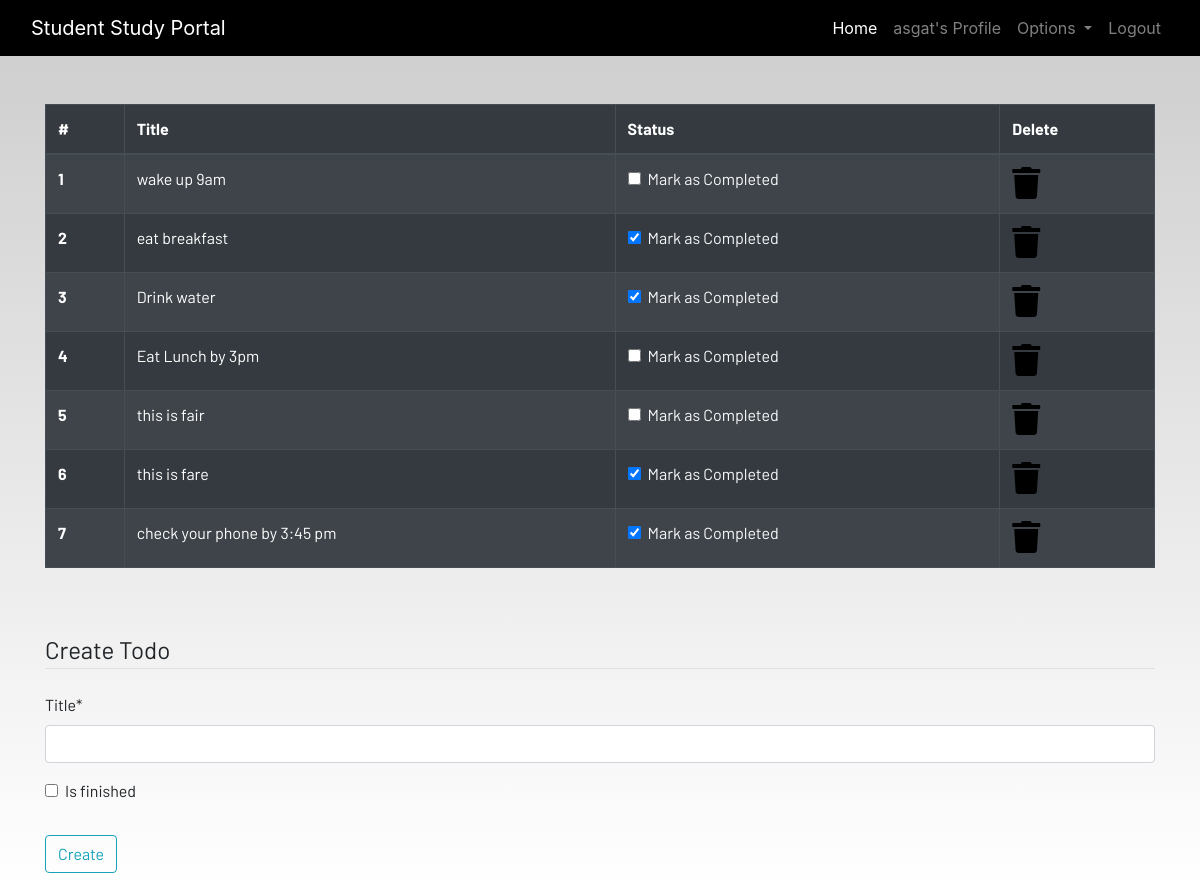
The app's page /todo (signed in), older data.
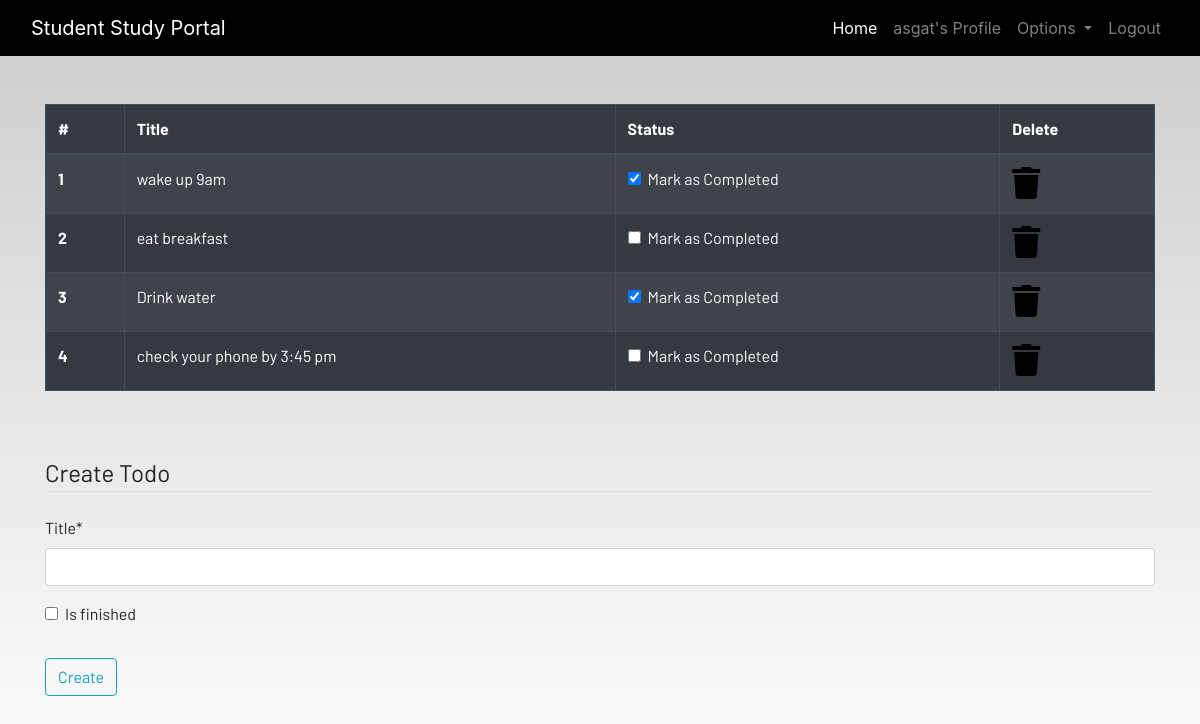
The same page, newer data.
### dashboard/models.py (models this page shows, shortened)
class Todo(models.Model):
    user = models.ForeignKey(User, on_delete=models.CASCADE)
    title=models.CharField(max_length=150)
    is_finished=models.BooleanField(default=False)

### dashboard/views.py (the view)
# urls.py: path('todo', views.todo, name="todo"),
@login_required
def todo(request):
    if request.method == "POST":
        form = TodoForm(request.POST)
        if form.is_valid():
            try:
                finished = request.POST["is_finished"]
                if finished == 'on':
                    finished = True
                else:
                    finished = False
            except:
                finished = False
            todos = Todo(
                user = request.user,
                title = request.POST['title'],
                is_finished = finished,
            )
            todos.save()
            messages.success(request, f"Todo Added by {request.user.username}!!")
    else:
        form = TodoForm()
    todo = Todo.objects.filter(user=request.user)
    if len(todo) == 0:
        todos_done = True
    else:
        todos_done = False
    context = {
        'form': form,
        'todos': todo,
        'todos_done': todos_done
    }
    return render(request, "dashboard/todo.html", context)

### dashboard/forms.py
class TodoForm(forms.ModelForm):
    class Meta:
        model = Todo
        fields = ['title', 'is_finished']

### dashboard/templates/dashboard/todo.html (shortened to what this page needs)
{% extends 'dashboard/base.html' %}
{% load static %}
{% load crispy_forms_tags %}
{% block content %}
<div class="container">
    {% if not todos_done %}
    <table class="table table-striped table-bordered table-hover table-dark">
        <thead>
            <tr>
                <th scope="col">#</th>
                <th scope="col">Title</th>
                <th scope="col">Status</th>
                <th scope="col">Delete</th>
            </tr>
        </thead>
        <tbody>
            {% for todo in todos  %}
            <tr>
                <th scope="row">{{forloop.counter}}</th>
                <td>{{todo.title}}</td>
                <td>
                    <a href="{% url 'dashboard:updatetodo' todo.id %}">
                        <div class="form-check">
                          {% if todo.is_finished == True %}
                            <input class="form-check-input" type="checkbox" value="" checked>
                            {% else %}
                            <input class="form-check-input" type="checkbox" value="">
                            {% endif %}
                            <label class="form-check-label text-light" for="flexCheckDefault">
                                Mark as Completed
                            </label>
                        </div>
                    </a>
                </td>
                <td><a href="{% url 'dashboard:deltodo' todo.id %}"><i class="fa fa-trash fa-2x"></i></a></td>
            </tr>
            {% endfor %}
        </tbody>
    </table>
    {% else %}
    <h4>All tasks have been done!! create to add more</h4>
    {% endif %}
</div><br><br>
<div class="container">
    <form method="POST">
        <fieldset class="form-group">
            <legend class="border-bottom mb-4">Create Todo</legend>
            {{form|crispy}}
        </fieldset>
        <div class="form-group">
            <button href="" class="btn btn-outline-info" type="submit">
                Create
            </button>
        </div>
    </form>
</div>
{% endblock content %}

### dashboard/templates/dashboard/base.html (shortened to what this page needs)
<!DOCTYPE html>
{% load static %}
<html lang="en">
<head>
  <link rel="stylesheet" href="https://stackpath.bootstrapcdn.com/bootstrap/4.3.1/css/bootstrap.min.css"
 />
  <link rel="stylesheet" href="https://use.fontawesome.com/releases/v5.7.2/css/all.css"
 />
  <link rel="stylesheet" href="{% static 'dashboard/css/main.css' %}" />
</head>
<body>
  <header>
    <nav class="navbar navbar-expand-lg navbar-dark bg-dark">
      <div class="container-fluid">
        <a class="navbar-brand" href="{% url 'dashboard:home' %}">Student Study Portal</a>
        <div class="collapse navbar-collapse justify-content-end" id="navbarSupportedContent">
          <ul class="navbar-nav mb-2 mb-lg-0">
            <li class="nav-item">
              <a class="nav-link active" aria-current="page" href="{% url 'dashboard:home' %}">Home</a>
            </li>
            {% if user.is_authenticated %}
            <li class="nav-item">
              <a class="nav-link" href="{% url 'profile' %}">{{user.username}}'s Profile</a>
            </li>
            <li class="nav-item dropdown">
              <a class="nav-link dropdown-toggle" href="#" id="navbarDropdown" role="button" data-toggle="dropdown"
                aria-haspopup="true" aria-expanded="false">
                Options
              </a>
            </li>
            <li class="nav-item">
              <a class="nav-link" href="{% url 'logout' %}">Logout</a>
            </li>
            {% endif %}
          </ul>
        </div>
      </div>
    </nav>
  </header>
  <br /><br />
  <main>
    {% block content %}
    {% endblock content %}
  </main>
</body>
</html>

### dashboard/static/dashboard/css/main.css (style rules this page uses)
html { scroll-behavior: smooth; height: 100%; width: 100%; }
main { font-family: Barlow, Quicksand, Rubik, sans-serif, serif, 'Times New Roman', Times, serif !important; }
.navbar { background-color: rgb(0, 0, 0) !important; }
a { text-decoration: none !important; color: black; }
html, body { max-width: 100%; overflow-x: hidden; height: 100%; width: 100%; }
body { background: linear-gradient(rgba(0, 0, 0, 0.2), rgba(255, 255, 255, 0.5)); overflow-x: hidden; background-repeat: no-repeat; }
.fa { color: black; }

Row changes from the older to the newer data that the page shows:
removed Todo: title "Eat Lunch by 3pm"
removed Todo: title "this is fair"
removed Todo: title "this is fare"
changed Todo "wake up 9am": value "☐" → "☑"
changed Todo "eat breakfast": value "☑" → "☐"
changed Todo "check your phone by 3:45 pm": value "☑" → "☐"
